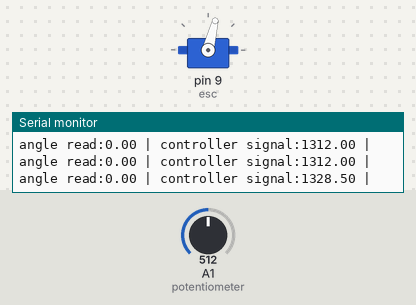
The sketch below on a simulated Arduino Uno, built with avr-gcc and run on an emulated ATmega328P. On the bench: servo, the last lines printed to the serial monitor. Inputs (shaded band) come from the test bench; at power-on: A1 (potentiometer) = 512.

Above: at 3.27 s.
3.3 s: A1 (potentiometer) set to 716
4.9 s: A1 (potentiometer) set to 455
7.9 s: A1 (potentiometer) set to 434
At 8.6 s:
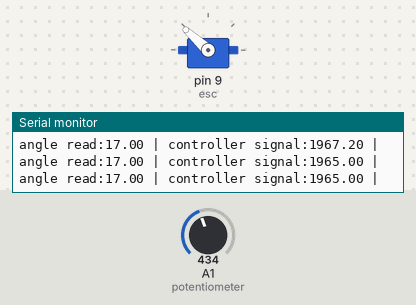
10.9 s: A1 (potentiometer) set to 306
At 13.7 s:
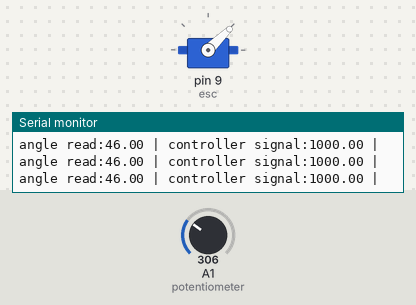
13.9 s: A1 (potentiometer) set to 511
At 15.26 s:
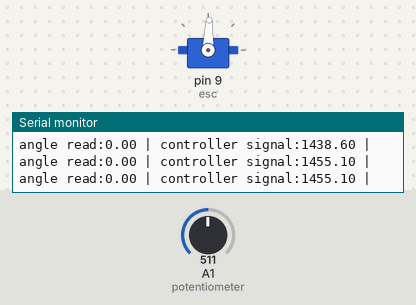
Timing chart, 0 to 17.9 s (numbered marks = the images above; inputs shaded):
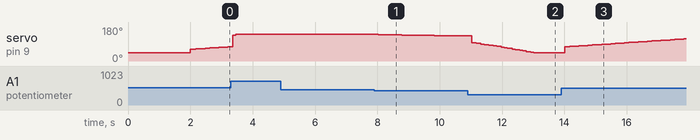

The sketch:

digital_PID_ready.ino
```cpp
#include <PID_v1.h>
#include<Servo.h>           //Include The servo library for the functions used
Servo esc;  //Declare the ESC as a Servo Object


// the PID factors
double Kp= 12;
double Ki= 11;
double Kd=0;
// the reading below are the ones obained from previous attempts
/*
double Kp= 16.5;
double Ki=5;
double Kd=0;

double Kp= 15.60977;
double Ki= 48.2337;
double Kd= 0;
*/

double error = 1;             //the signla rerror variable
double memory_error= 0;       // the error of the previous iteration

float int_error=0;    //integral error
float diff_error=0;   //differential error

float controller=0;   //controller signal


double Ts=.01;
double goal=15;
double output;


unsigned long T1;
unsigned long T2;

double init_angle=0;
double angle=0;

PID myPID(&angle, &output, &goal, Kp, Ki, Kd, DIRECT);//intialize PID instance

void setup() {


esc.attach(9);                       //Attach the ESC to Digital Pin 10
Serial.begin(9600);                  //Begin Reading/Open Serial Monitor
init_angle=analogRead(A1);           //the reading of the potentiometer on the bodey

myPID.SetOutputLimits(1000,2000);    //set the esc input and output limits
myPID.SetMode(AUTOMATIC);            //turn PID on by closing the loop ,as it gets the errror by subtracting the input and output

   esc.writeMicroseconds(1000);
   Serial.print("angle read:");
   angle=(init_angle-analogRead(A1));                      //Value of input is analog input on pin A1 (on the bodey)
   angle=map(angle,0.0,164.0,0.0,37.476);
   Serial.print(angle);
   Serial.print(" | ");
   delay(2000);


}

void loop() {

  //PID digital PID


     Serial.print("angle read:");
     angle=(init_angle-analogRead(A1));                      //Value of input is analog input on pin A1 (on the bodey)
     angle=map(angle,0.0,164.0,0.0,37.476);
     Serial.print(angle);
     Serial.print(" | ");

     myPID.Compute();

    Serial.print("controller signal:");      //Serial print the original input value
    Serial.print(output);
    Serial.print(" | ");

    Serial.print("\n");

    esc.writeMicroseconds(output);                          //The state of ESC will be the same as the state/position of Joystick


}
```

Measured:
- the behaviour switches between 442 and 441 on A1 (potentiometer) (found by bisection; images 0 and 1)
- after the input at 7.9 s, servo on pin 9 (esc): moves from 141° to 134° over 2.4 s, starting after 0.13 s
- after the input at 13.9 s, servo on pin 9 (esc): moves from 44° to 117° over 3.8 s, starting after 0.12 s
